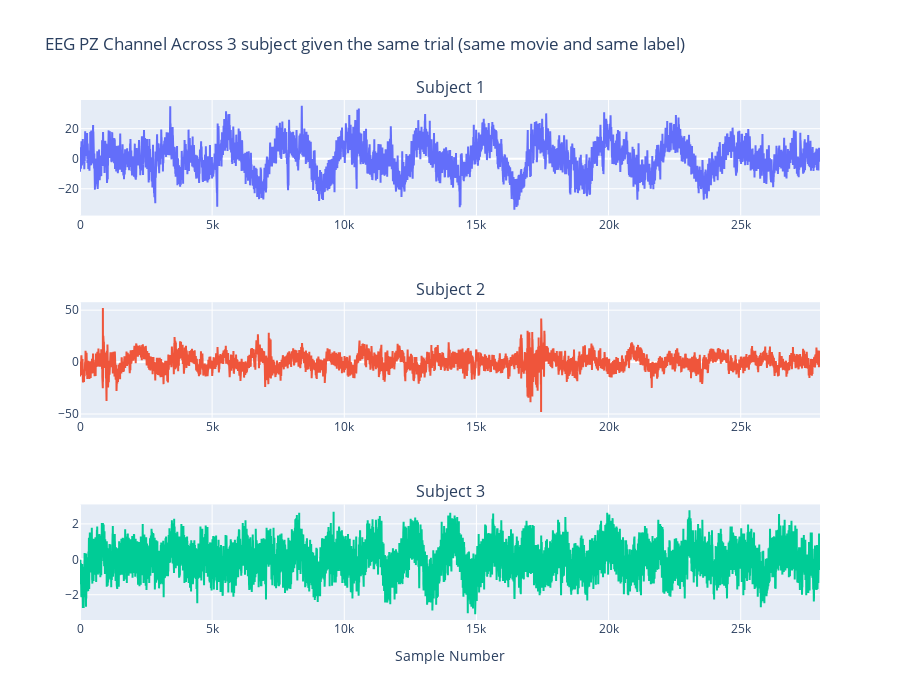

Source (notebook cell):
### Code cell
fig = make_subplots(
    rows=3, 
    cols=1, 
    subplot_titles=("Subject 1", "Subject 2", "Subject 3"),
)
fig.add_trace(
    go.Scatter(y=s1[0][posIndex[2]][getChannel('PZ')], mode="lines", name="Subject 1"),
    row=1, col=1
)
fig.add_trace(
    go.Scatter(y=s1[1][posIndex[2]][getChannel('PZ')], mode="lines", name="Subject 2"),
    row=2, col=1
)
fig.add_trace(
    go.Scatter(y=s1[2][posIndex[2]][getChannel('PZ')], mode="lines", name="Subject 3"),
    row=3, col=1
)
fig.update_layout(
    title_text="EEG PZ Channel Across 3 subject given the same trial (same movie and same label)", 
    height=700, 
    showlegend=False
)
fig.update_xaxes(title_text="Sample Number", row=3, col=1)

fig.show()

### Figure 1 — Plotly figure (JSON) as saved in the notebook; plotly's stock layout.template omitted (floating-point values rounded to 4 significant figures; data arrays with more than 128 entries replaced by an {"elided": "..."} marker saying what was removed)
{"data": [{"mode": "lines", "name": "Subject 1", "type": "scatter", "xaxis": "x", "y": {"elided": "28001 float values"}, "yaxis": "y"}, {"mode": "lines", "name": "Subject 2", "type": "scatter", "xaxis": "x2", "y": {"elided": "28001 float values"}, "yaxis": "y2"}, {"mode": "lines", "name": "Subject 3", "type": "scatter", "xaxis": "x3", "y": {"elided": "28001 float values"}, "yaxis": "y3"}], "layout": {"annotations": [{"font": {"size": 16}, "showarrow": false, "text": "Subject 1", "x": 0.5, "xanchor": "center", "xref": "paper", "y": 1, "yanchor": "bottom", "yref": "paper"}, {"font": {"size": 16}, "showarrow": false, "text": "Subject 2", "x": 0.5, "xanchor": "center", "xref": "paper", "y": 0.6111, "yanchor": "bottom", "yref": "paper"}, {"font": {"size": 16}, "showarrow": false, "text": "Subject 3", "x": 0.5, "xanchor": "center", "xref": "paper", "y": 0.2222, "yanchor": "bottom", "yref": "paper"}], "height": 700, "showlegend": false, "title": {"text": "EEG PZ Channel Across 3 subject given the same trial (same movie and same label)"}, "xaxis": {"anchor": "y", "domain": [0, 1]}, "xaxis2": {"anchor": "y2", "domain": [0, 1]}, "xaxis3": {"anchor": "y3", "domain": [0, 1], "title": {"text": "Sample Number"}}, "yaxis": {"anchor": "x", "domain": [0.7778, 1]}, "yaxis2": {"anchor": "x2", "domain": [0.3889, 0.6111]}, "yaxis3": {"anchor": "x3", "domain": [0, 0.2222]}}}
